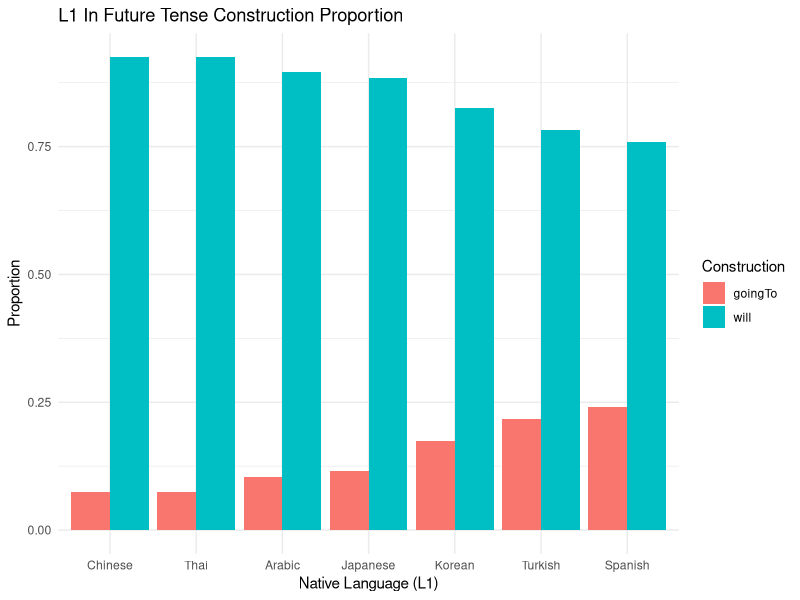

Write the R code that produced this figure.
## ---- chunk 1
#Import Packages
library(tidyverse)
## ---- chunk 2
construction_counts = as_tibble(read.csv('FINAL_DATA_countruction_counts_and_student_info.csv'))
## ---- chunk 3
#Get proportions
construction_props = construction_counts %>% 
  mutate(prop_goingTo_construction = count_goingTo_construction/(count_will_construction+count_goingTo_construction), .after = anon_id) %>% 
  mutate(prop_will_construction = count_will_construction/(count_will_construction+count_goingTo_construction), .after = anon_id)

construction_props

## ---- chunk 4

## ---- chunk 5
construction_props %>%
  #Get Only languages with at least 30 L1 speakers
  group_by(native_language) %>% 
  filter(n()>30) %>% 
  select(native_language, prop_will_construction, prop_goingTo_construction) %>% 
  
  summarise(across(everything(), .f = list(mean = mean), na.rm = TRUE)) %>% 
  pivot_longer(cols = starts_with('prop')) %>% 
  
  
  #Plotting
  mutate(name = str_split_i(name, "_",2)) %>% 
  arrange(desc(value)) %>% 
  mutate(Group = factor(native_language, levels = unique(native_language))) %>% 
  ggplot(aes(Group, value, fill = name))+
    geom_bar(stat = 'identity', position = 'dodge')+
    labs(title = "L1 In Future Tense Construction Proportion", x = "Native Language (L1)", y = "Proportion", fill = "Construction") +
    theme_minimal()
  
